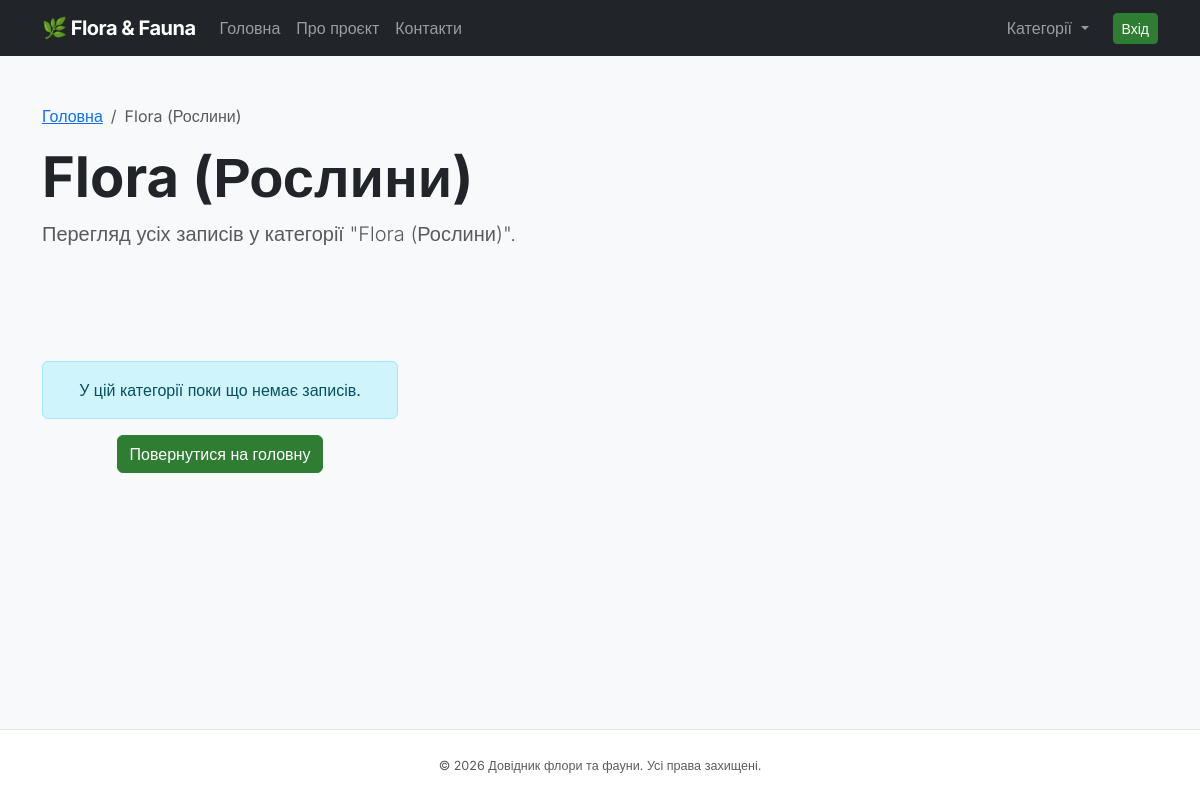
/category.php?id=2, run on an earlier commit of the app's database.
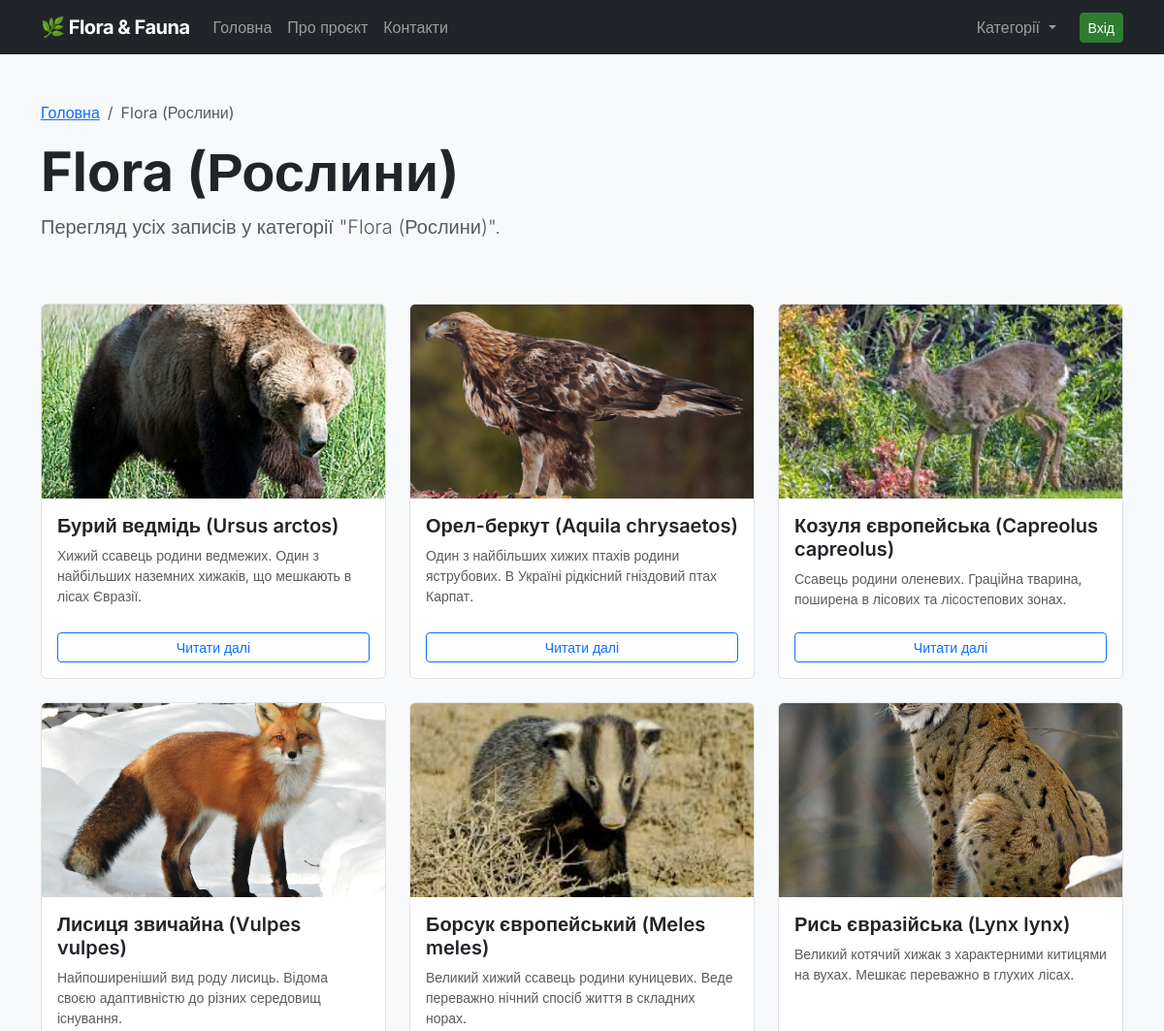
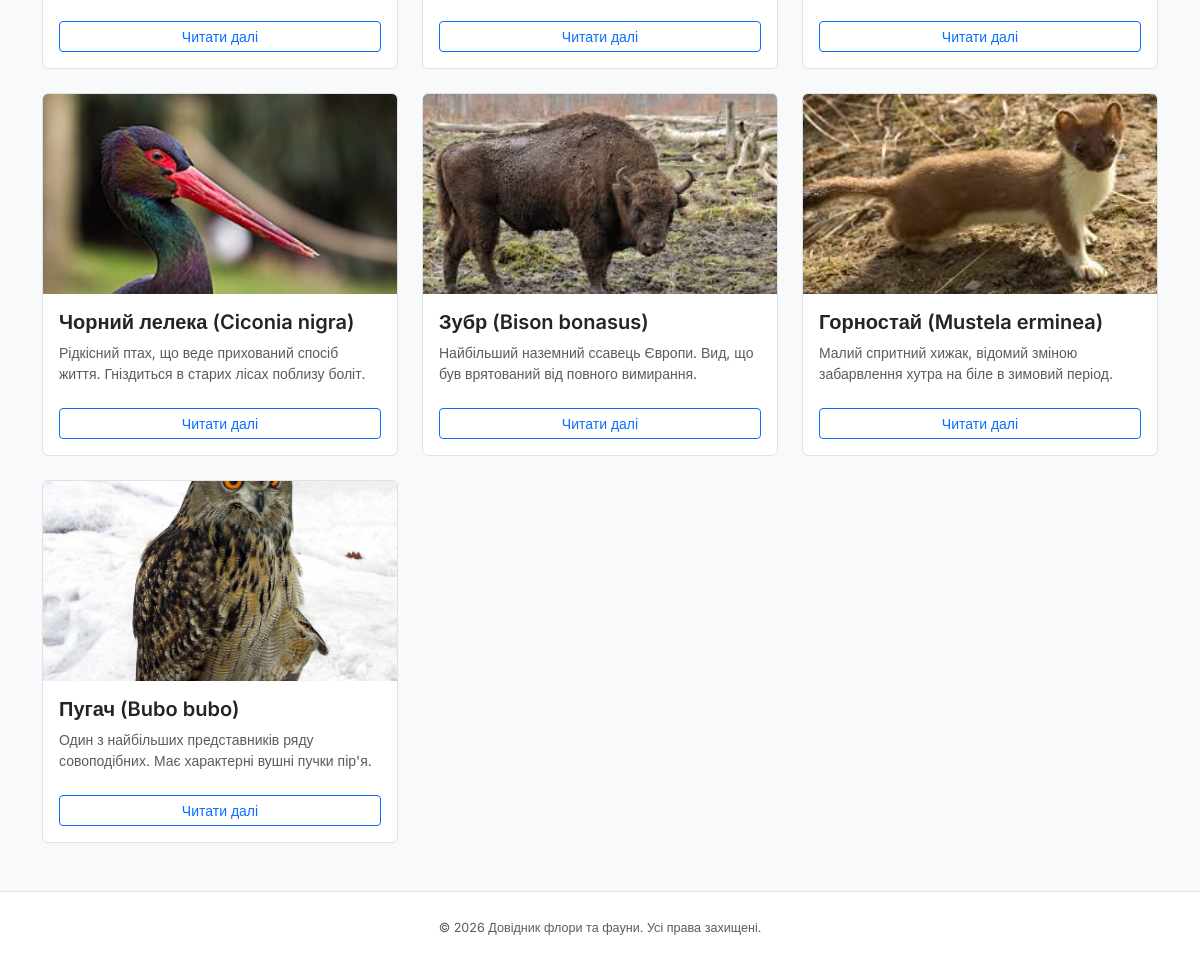
And on a later commit of the database (2 pictures, top to bottom).
### tables this page shows
CREATE TABLE IF NOT EXISTS `menu` (
    `id` INT AUTO_INCREMENT PRIMARY KEY,
    `title` VARCHAR(50) NOT NULL,
    `url` VARCHAR(100) NOT NULL DEFAULT '/'
);

CREATE TABLE IF NOT EXISTS `categories` (
    `id` INT AUTO_INCREMENT PRIMARY KEY,
    `name` VARCHAR(100) NOT NULL UNIQUE
);

CREATE TABLE IF NOT EXISTS `entries` (
    `id` INT AUTO_INCREMENT PRIMARY KEY,
    `category_id` INT NOT NULL,
    `title` VARCHAR(255) NOT NULL,
    `content` TEXT NOT NULL,
    `image_path` VARCHAR(255) DEFAULT NULL,
    `created_at` TIMESTAMP DEFAULT CURRENT_TIMESTAMP,
    `updated_at` TIMESTAMP DEFAULT CURRENT_TIMESTAMP ON UPDATE CURRENT_TIMESTAMP,
    CONSTRAINT `fk_entries_category` FOREIGN KEY (`category_id`) REFERENCES `categories`(`id`) ON DELETE CASCADE
);

### category.php (called while the page is built, shortened)
<?php
require_once __DIR__ . '/core/init.php';
$id = isset($_GET['id']) ? (int)$_GET['id'] : 0;
$category = get_category_by_id($db_connection, $id);
$entries = get_entries_by_category($db_connection, $id);
require_once __DIR__ . '/views/header.view.php';
require_once __DIR__ . '/views/category.view.php';
require_once __DIR__ . '/views/footer.view.php';

### core/functions.php (called while the page is built, shortened)
<?php
function get_navigation_menu(PDO $connection): array
{
    $query = "SELECT title, url FROM menu ORDER BY id ASC";
    $statement = $connection->query($query);
    return $statement->fetchAll();
}
function get_active_categories(PDO $connection): array
{
    $query = "SELECT id, name FROM categories ORDER BY name ASC";
    $statement = $connection->query($query);
    return $statement->fetchAll();
}
function get_entries_by_category(PDO $connection, int $category_id): array
{
    $query = "SELECT e.*, c.name as category_name
              FROM entries e
              JOIN categories c ON e.category_id = c.id
              WHERE e.category_id = :category_id
              ORDER BY e.created_at DESC";
    $statement = $connection->prepare($query);
    $statement->execute(['category_id' => $category_id]);
    return $statement->fetchAll();
}

### core/init.php (called while the page is built, shortened)
<?php
require_once __DIR__ . '/functions.php';
try {
    $db_connection = get_db_connection();
    $header_menu = get_navigation_menu($db_connection);
    $header_categories = get_active_categories($db_connection);
} catch (PDOException $e) {
    if (($_ENV['APP_ENV'] ?? 'development') === 'development') {
        die("Помилка підключення до бази даних: " . $e->getMessage());
    }
    error_log("DB Connection Error: " . $e->getMessage());
}

### views/category.view.php (the view, shortened to what this page needs)
<div class="row align-items-center mb-5">
    <div class="col-lg-8">
        <nav aria-label="breadcrumb">
            <ol class="breadcrumb">
                <li class="breadcrumb-item"><a href="/">Головна</a></li>
                <li class="breadcrumb-item active" aria-current="page"><?= htmlspecialchars($category['name']) ?></li>
            </ol>
        </nav>
        <h1 class="display-4 fw-bold"><?= htmlspecialchars($category['name']) ?></h1>
        <p class="lead text-muted">Перегляд усіх записів у категорії "<?= htmlspecialchars($category['name']) ?>".</p>
    </div>
</div>
<div class="row row-cols-1 row-cols-md-2 row-cols-lg-3 g-4">
    <?php if (empty($entries)): ?>
        <div class="col-12 text-center py-5">
            <div class="alert alert-info">
                У цій категорії поки що немає записів.
            </div>
            <a href="/" class="btn btn-primary">Повернутися на головну</a>
        </div>
    <?php else: ?>
        <?php foreach ($entries as $entry): ?>
            <div class="col">
                <div class="card h-100 border">
                    <?php if (!empty($entry['image_path'])): ?>
                        <img src="/img/<?= htmlspecialchars($entry['image_path']) ?>"
                             class="card-img-top"
                             alt="<?= htmlspecialchars($entry['title']) ?>"
                             style="height: 200px; object-fit: cover;">
                    <?php else: ?>
                        <div class="bg-secondary text-white d-flex align-items-center justify-content-center" style="height: 200px;">
                            <span class="small">Фото відсутнє</span>
                        </div>
                    <?php endif; ?>
                    <div class="card-body">
                        <h5 class="card-title fw-semibold">
                            <?= htmlspecialchars($entry['title']) ?>
                        </h5>
                        <p class="card-text text-muted small">
                            <?= htmlspecialchars(mb_strimwidth(strip_tags($entry['content']), 0, 100, "...")) ?>
                        </p>
                    </div>
                    <div class="card-footer bg-transparent border-0 pb-3">
                        <a href="/item.php?id=<?= (int)$entry['id'] ?>" class="btn btn-outline-primary btn-sm w-100">
                            Читати далі
                        </a>
                    </div>
                </div>
            </div>
        <?php endforeach; ?>
    <?php endif; ?>
</div>

### views/header.view.php (shortened to what this page needs)
<!DOCTYPE html>
<html lang="uk">
<head>
    <link href="https://cdn.jsdelivr.net/npm/bootstrap@5.3.3/dist/css/bootstrap.min.css" rel="stylesheet">
    <link rel="stylesheet" href="/css/main.css">
</head>
<body class="bg-light">
    <nav class="navbar navbar-expand-lg navbar-dark bg-dark">
        <div class="container">
            <a class="navbar-brand fw-bold" href="/">🌿 Flora & Fauna</a>
            <div class="collapse navbar-collapse" id="navbarMain">
                <ul class="navbar-nav me-auto mb-2 mb-lg-0">
                    <?php foreach ($header_menu as $menu_item): ?>
                        <li class="nav-item">
                            <a class="nav-link" href="<?= htmlspecialchars($menu_item['url']) ?>">
                                <?= htmlspecialchars($menu_item['title']) ?>
                            </a>
                        </li>
                    <?php endforeach; ?>
                </ul>
                <ul class="navbar-nav ms-auto mb-2 mb-lg-0">
                    <?php if (isset($header_categories)): ?>
                        <li class="nav-item dropdown">
                            <a class="nav-link dropdown-toggle" href="#" id="categoryDropdown" role="button" data-bs-toggle="dropdown" aria-expanded="false">
                                Категорії
                            </a>
                        </li>
                    <?php endif; ?>
                </ul>
                <div class="d-flex ms-lg-3">
                    <?php if (isset($_SESSION['user_id'])): ?>
                        <a href="/admin/index.php" class="btn btn-outline-light btn-sm">Адмін-панель</a>
                    <?php else: ?>
                        <a href="/login.php" class="btn btn-primary btn-sm">Вхід</a>
                    <?php endif; ?>
                </div>
            </div>
        </div>
    </nav>
    <main class="container py-5">

### views/footer.view.php (shortened to what this page needs)
    </main>
    <footer class="footer mt-auto py-4 bg-white border-top">
        <div class="container text-center">
            <span class="text-muted small">© <?= date('Y') ?> Довідник флори та фауни. Усі права захищені.</span>
        </div>
    </footer>
</body>
</html>

### css/main.css (style rules this page uses)
:root { --primary-color: #2e7d32; --secondary-color: #607d8b; --bg-color: #f8f9fa; --text-color: #212529; }
body { font-family: 'Inter', sans-serif; color: var(--text-color); min-height: 100vh; display: flex; flex-direction: column; }
main { flex: 1; }
.navbar-brand { letter-spacing: -0.5px; }
.btn-primary { background-color: var(--primary-color); border-color: var(--primary-color); }
.card { border: 1px solid rgba(0,0,0,.125); }
.footer { font-size: 0.9rem; }

What changed in the data, as far as the page shows it:
added entries: image_path (picture), title "Бурий ведмідь (Ursus arctos)", content "Хижий ссавець родини ведмежих. Один з найбільших наземних хижаків, що мешкають в лісах Євразії."
added entries: image_path (picture), title "Орел-беркут (Aquila chrysaetos)", content "Один з найбільших хижих птахів родини яструбових. В Україні рідкісний гніздовий птах Карпат."
added entries: image_path (picture), title "Козуля європейська (Capreolus capreolus)", content "Ссавець родини оленевих. Граційна тварина, поширена в лісових та лісостепових зонах."
added entries: image_path (picture), title "Лисиця звичайна (Vulpes vulpes)", content "Найпоширеніший вид роду лисиць. Відома своєю адаптивністю до різних середовищ існування."
added entries: image_path (picture), title "Борсук європейський (Meles meles)", content "Великий хижий ссавець родини куницевих. Веде переважно нічний спосіб життя в складних норах."
added entries: image_path (picture), title "Рись євразійська (Lynx lynx)", content "Великий котячий хижак з характерними китицями на вухах. Мешкає переважно в глухих лісах."
added entries: image_path (picture), title "Чорний лелека (Ciconia nigra)", content "Рідкісний птах, що веде прихований спосіб життя. Гніздиться в старих лісах поблизу боліт."
added entries: image_path (picture), title "Зубр (Bison bonasus)", content "Найбільший наземний ссавець Європи. Вид, що був врятований від повного вимирання."
added entries: image_path (picture), title "Горностай (Mustela erminea)", content "Малий спритний хижак, відомий зміною забарвлення хутра на біле в зимовий період."
added entries: image_path (picture), title "Пугач (Bubo bubo)", content "Один з найбільших представників ряду совоподібних. Має характерні вушні пучки пір'я."
Also different on the page:
text no longer shown: "У цій категорії поки що немає записів. Повернутися на головну"
